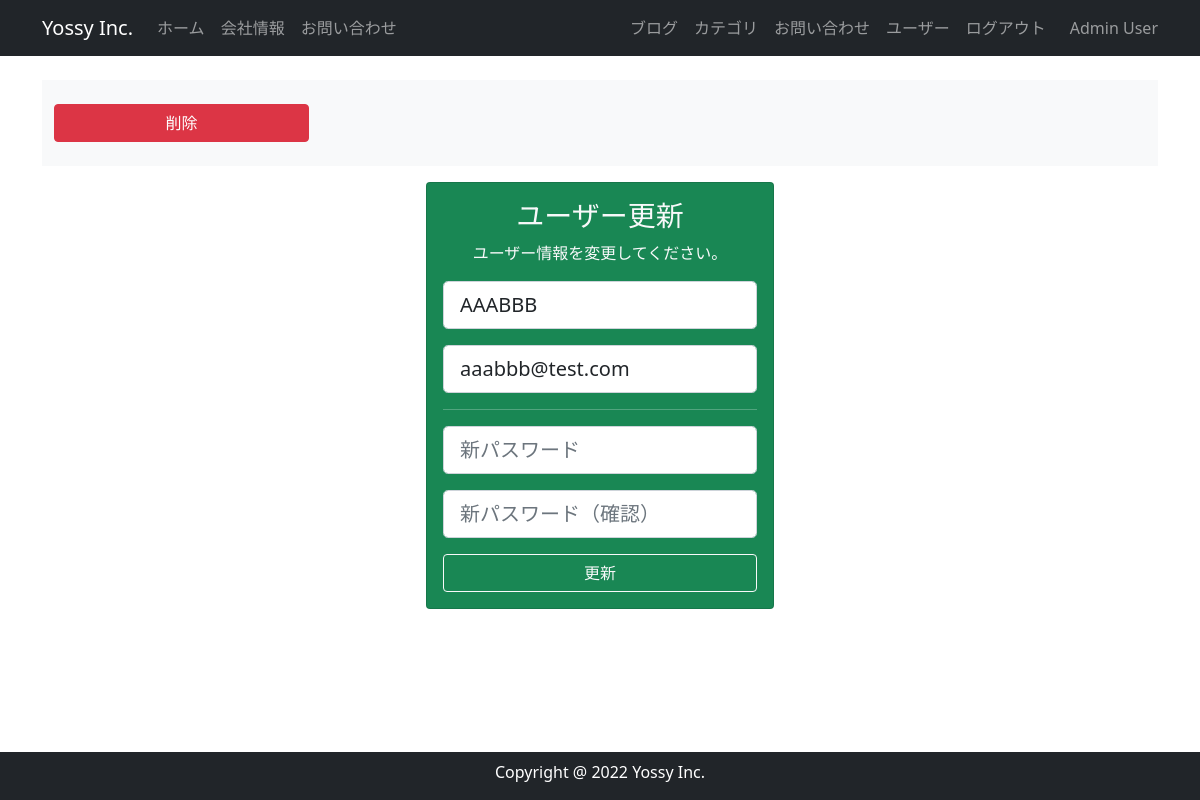
The page /2/account (signed in) on the database its author committed.
### app.py (models this page shows, shortened)
class User(db.Model, UserMixin):
    __tablename__ = 'users'
    id = db.Column(db.Integer, primary_key=True)
    email = db.Column(db.String(64), unique=True, index=True)
    username = db.Column(db.String(64), unique=True, index=True)
    password_hash = db.Column(db.String(128))
    administrator = db.Column(db.String(1))
    post = db.relationship('BlogPost', backref='author', lazy='dynamic')
    @property
    def password(self):
        raise AttributeError('password is not a readable attribute')

### app.py (the view)
@app.route('/<int:user_id>/account', methods=['GET', 'POST'])
@login_required
def account(user_id):
    user = User.query.get_or_404(user_id)
    form = UpdateUserForm(user_id)
    if form.validate_on_submit():
        user.username = form.username.data
        user.email = form.email.data
        if form.password.data:
            user.password = form.password.data
        db.session.commit()
        flash('ユーザーアカウントが更新されました')
        return redirect(url_for('user_maintenance'))
    elif request.method == 'GET':
        form.username.data = user.username
        form.email.data = user.email
    return render_template('account.html', form=form)

### app.py (shortened to what this page needs)
class UpdateUserForm(FlaskForm):
    email = StringField('メールアドレス', validators=[
                        DataRequired(), Email(message="正しいメールアドレスを入力してください")])
    username = StringField('ユーザー名', validators=[DataRequired()])
    password = PasswordField('パスワード', validators=[EqualTo(
        'pass_confirm', message='パスワードが一致していません')])
    pass_confirm = PasswordField('パスワード（確認）')
    submit = SubmitField('更新')
    def __init__(self, user_id, *args, **kwargs):
        super(UpdateUserForm, self).__init__(*args, **kwargs)
        self.id = user_id

### app.py (called while the page is built)
@event.listens_for(Engine, "connect")
def set_sqlite_pragma(dbapi_connection, connection_record):
    cursor = dbapi_connection.cursor()
    cursor.execute("PRAGMA foreign_keys=ON")
    cursor.close()

@login_manager.user_loader
def load_user(user_id):
    return User.query.get(user_id)

### templates/account.html (shortened to what this page needs)
{% extends "base.html" %}
{% block content %}
    <section id="menu">
        <div class="container my-3 py-4 bg-light">
            <div class="row">
                <div class="col-md-3">
                    <button type="button" class="btn btn-danger w-100" data-bs-toggle="modal" data-bs-target="#del_modal">
                        削除
                    </button>
                </div>
            </div>
        </div>
    </section>
    <section id="user_update">
        <div class="container my-3">
            <div class="row">
                <div class="col-lg-4 mx-auto">
                    <div class="card bg-success text-center">
                        <div class="card-body text-light">
                            <h3>ユーザー更新</h3>
                            <p>ユーザー情報を変更してください。</p>
                            <form method="POST">
                                <div class="mb-3">
                                    {{ render_field(form.username,class="form-control form-control-lg",placeholder="ユーザー名") }}
                                </div>
                                <div class="mb-3">
                                    {{ render_field(form.email,class="form-control form-control-lg",placeholder="メールアドレス") }}
                                </div>
                                <hr>
                                <div class="mb-3">
                                    {{ render_field(form.password,class="form-control form-control-lg",placeholder="新パスワード") }}
                                </div>
                                <div class="mb-3">
                                    {{ render_field(form.pass_confirm,class="form-control form-control-lg",placeholder="新パスワード（確認）") }}
                                </div>
                                {{ form.submit(class="btn btn-outline-light w-100",value="更新") }}
                            </form>
                        </div>
                    </div>
                </div>
            </div>
        </div>
    </section>
{% endblock %}

### templates/base.html (shortened to what this page needs)
<!DOCTYPE html>
<html lang="en">
  <head>
    <link
      href="https://cdn.jsdelivr.net/npm/bootstrap@5.0.2/dist/css/bootstrap.min.css"
      rel="stylesheet"
    />
  </head>
  <body>
    <nav class="navbar navbar-expand-lg navbar-dark bg-dark fixed-top">
      <div class="container">
        <a class="navbar-brand" href="#">Yossy Inc.</a>
        <div class="collapse navbar-collapse" id="navbarNav">
          <ul class="navbar-nav">
            <li class="nav-item">
              <a class="nav-link" href="#">ホーム</a>
            </li>
            <li class="nav-item">
              <a class="nav-link" href="#">会社情報</a>
            </li>
            <li class="nav-item">
              <a class="nav-link" href="#">お問い合わせ</a>
            </li>
          </ul>
          <ul class="navbar-nav ms-auto">
            <li class="nav-item">
              <a class="nav-link" href="#">ブログ</a>
            </li>
            <li class="nav-item">
              <a class="nav-link" href="#">カテゴリ</a>
            </li>
            <li class="nav-item">
              <a class="nav-link" href="#">お問い合わせ</a>
            </li>
            <li class="nav-item">
              <a class="nav-link" href="{{url_for('user_maintenance')}}"
                >ユーザー</a
              >
            </li>
            {% if current_user.is_authenticated %}
            <li class="nav-item">
              <a class="nav-link" href="{{ url_for('logout') }}">ログアウト</a>
            </li>
            <span class="navbar-text ms-3">
              {{ current_user.username }}
            </span>
            {% endif %}
          </ul>
        </div>
      </div>
    </nav>
    {% from "_formhelpers.html" import render_field %}
    <div class="container" style="padding-top: 4rem; padding-bottom: 4rem">
       {% block content %} {% endblock %}
    </div>
    <footer id="footer" class="footer text-center pt-2 bg-dark fixed-bottom">
      <div class="container">
        <div class="row">
          <div class="col text-white">
            <p>Copyright @ 2022 Yossy Inc.</p>
          </div>
        </div>
      </div>
    </footer>
  </body>
</html>

### templates/_formhelpers.html (shortened to what this page needs)
{% macro render_field(field) %}
{{ field(**kwargs)|safe }}
{% endmacro %}

### rows shown on the page
User: username "Admin User"
User: username "AAABBB", email "aaabbb@test.com"
